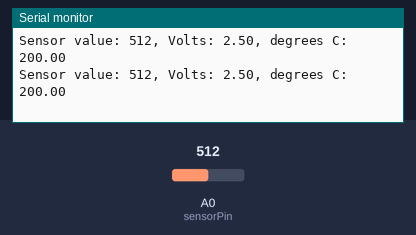
Recording of a sketch running on a simulated Arduino Uno, built with avr-gcc and run on an emulated ATmega328P. On the bench: the last lines printed to the serial monitor. The inputs (shaded band) are chosen by the test bench; at power-on: A0 (sensorPin) = 512.

Above: at 2.8 s.
2.9 s: A0 (sensorPin) set to 716
At 5.2 s:
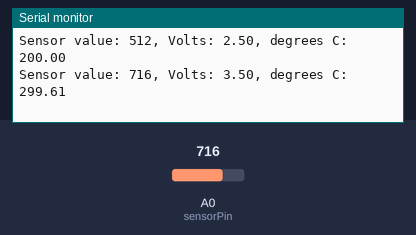
5.6 s: A0 (sensorPin) set to 900
At 6.9 s:
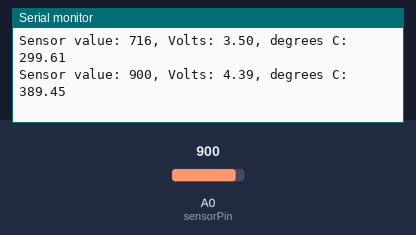
Timing chart, 0 to 8.6 s (numbered marks = the images above; inputs shaded):
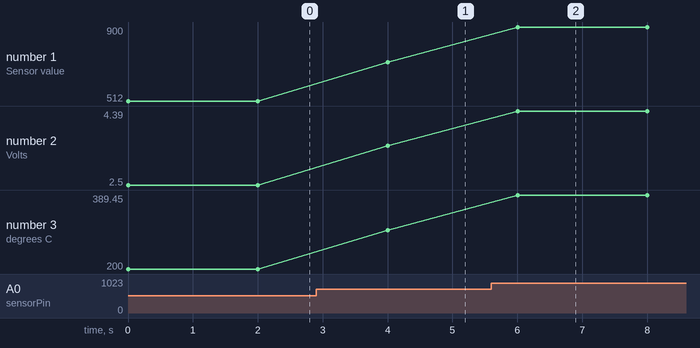

Measured:
- after the input at 2.9 s, the serial monitor: prints a new line after 1.1 s (image 1)
- after the input at 5.6 s, the serial monitor: prints a new line after 0.40 s (image 2)
- plotted number 1: 512 → 716 after the input at 2.9 s, 716 → 900 after the input at 5.6 s
- plotted number 2: 2.5 → 3.5 after the input at 2.9 s, 3.5 → 4.39 after the input at 5.6 s
- plotted number 3: 200 → 299.61 after the input at 2.9 s, 299.61 → 389.45 after the input at 5.6 s

The sketch:

thermometer.ino
```cpp
//leest de spanning van de tempsensor analoog binnen op A0
//print de waarde op het scherm

const int sensorPin = A0;


void setup() {
  // put your setup code here, to run once:
  Serial.begin(9600);

}

void loop() {
  // put your main code here, to run repeatedly:
  int sensorVal = analogRead(sensorPin);
  Serial.print ("Sensor value: ");
  Serial.print (sensorVal);
  float voltage = (sensorVal/1024.0)*5.0;
  Serial.print (", Volts: ");
  Serial.print (voltage);
  Serial.print (", degrees C: ");
  float temperature = (voltage - .5)*100;
  Serial.println (temperature);
  delay(2000);

}
```
